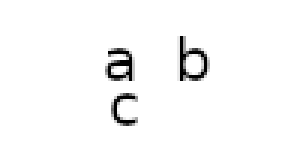
#> input picture png/srect_white_abc.png, 100 x 50 px, found by its file name (shown 3 times larger); its folder holds only this picture in this run
$ python neutrainfont.py
#> lines starting #> are read from the running program, lines starting #| are printed output that depends on the picture; after the words box and inside, x2 and y2 are one past the last pixel; in counts of white or black regions, pixels touching at a corner belong together
### neulib/neuutil.py
#!/usr/bin/env python

import os, sys, random, time
from PIL import Image, ImageFont, ImageDraw

ddd = os.path.dirname(__file__)
if ddd not in sys.path:
    sys.path.append(ddd)

from pgdict import *

def pn(num):
    return "% -7.3f" % num

# [25 lines left out: functions randmemb, neurand, neurand2, not called in this run]

def sqr(vvv):
    ''' return square of number '''
    return vvv * vvv

# [340 lines left out: functions parr, print_is_ok, newarr, load_font_img, load_bw_image, lowpass and 11 more, not called in this run]

class CustomArrayObject:
    # [16 lines left out: functions __init__, __array_interface__, not called in this run]

# EOF

### study/neutrainfont.py
#!/usr/bin/env python

# ------------------------------------------------------------------------
# Neural network test

import os, sys, random, math

from PIL import Image, ImageFont, ImageDraw


from neulib.neuutil import *
import neulib.neulut
#import neunp

verbose = 0
imgdir = "png"

letters = [ chr(nn) for nn in range(32, 127) ]
letters = "abcdefgh"

#print(letters)

testx = []

if __name__ == '__main__':

    print("Train fonts")

    bw = load_bw_image(os.path.join(imgdir, "srect_white_abc.png"))
#> in load_bw_image, im is the input picture: PIL image 100x50 RGBA; mean R, G, B, A 247.9, 247.9, 247.9, 255
#> after the loop in load_bw_image, `for aa in range(im.size[1]):`: arr3 = 5000 values, max 255 at index 0, min 0 at index 1259, mean 241.9
#> in load_bw_image, `bw = Image.new("L", im.size, color=(255) )`: bw: PIL image 100x50 L; every value is 255
#> in load_bw_image, `bw.putdata(arr3)`:
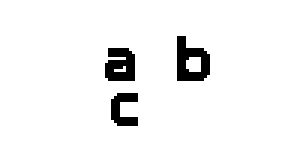
#> bw: PIL image 100x50 L (shown 3 times larger); 94.9% white; 3 black regions, box (x1, y1, x2, y2) and area: (59, 12, 70, 27) 104, (35, 16, 45, 27) 90, (37, 31, 46, 42) 63
    print("bw size", bw.size)
#| bw size (100, 50)

    orgx = bytes(bw.getdata())
    #print(orgx[1000:1500])
    #sys.exit(0)

    pp = Image.new(bw.mode, bw.size, color=255)
    ppp = Image.new(bw.mode, bw.size, color=255)
    sumx = Image.new("L", (500,300), color=(150) )
#> sumx: PIL image 500x300 L; every value is 150

    #nlut = neunp.NeuNp(200, 8)
#> (the run stopped early here; a loop or call above may not have finished)
